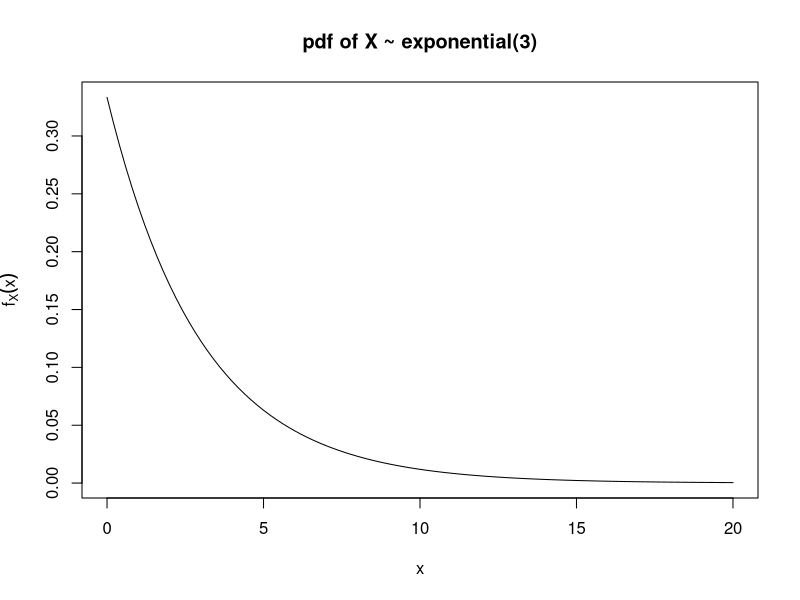
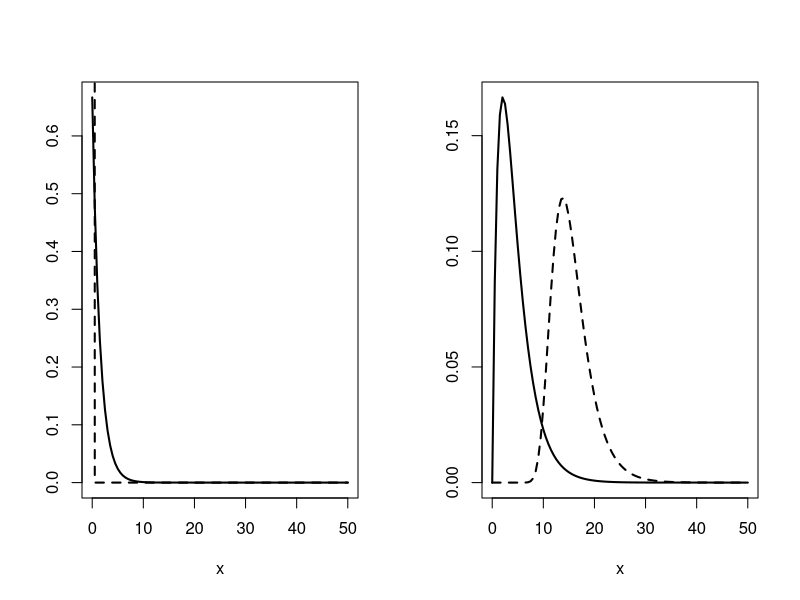
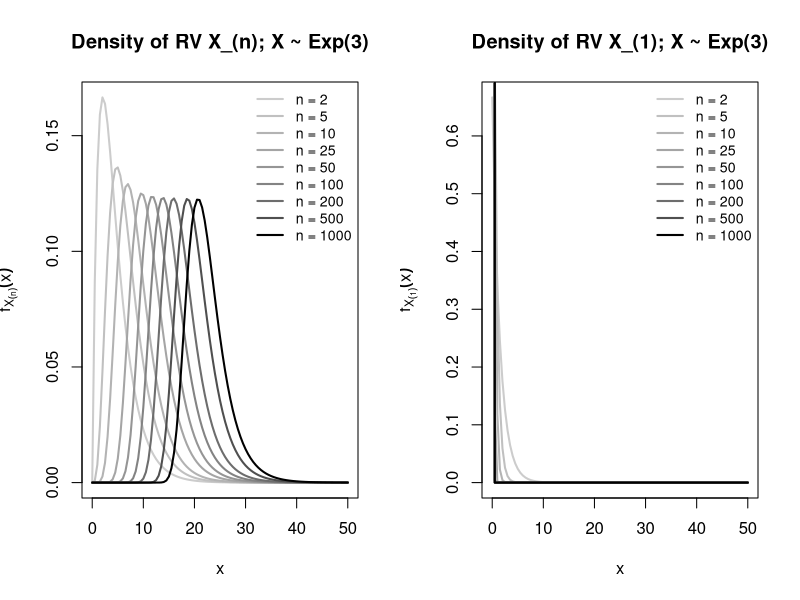

The R source for these figures, in order:
#################################
### STAT 422 HW2 R code      ####
#################################

# plot the parent distribution X ~ Exp(3) from which the RS was taken
# note the R parameterization uses 1/beta for the rate parameter - this is 
# different from the back of your book. Think about what each piece 
# of the curve function does!
curve(dexp(x, rate = 1/3), from = 0, to = 20, 
      ylab = expression(f[X](x)), 
      main = "pdf of X ~ exponential(3)")

# to load the functions below, highlight all of the code and run it 
# in the R console. That is, take you cursor and highlight from line 
# 17 - 27 and run all of that code. 

# function for density of X(n) for a RS of size n from X ~ Exp(3)
max_exp <- function(x, n){
  fxn = (n/3)*(1-exp(-x/3))^{n-1}*exp(-x/3)
  return(fxn)
}

# function for density of X(1) for a RS of size n from X ~ Exp(3)
min_exp <- function(x, n){
  fx1 = (n/3)*exp(-(n*x)/3)
  return(fx1)
}

# now you can use the functions! 
# for example to find the density for X_(1) evaluated at 12 (f_X(1)(12)) when n = 2
# run the follwoing, does this value make sense? try some other values 
# and other sample sizes! 
min_exp(12, n = 2)

# similarly the density for X_(n) evaluated at 12 (f_X(n)(12)) when n = 2
# run the follwoing, does this value make sense? try some other values and other 
# sample sizes! 
max_exp(12, n = 2)

# the sampling distributions for the two order statistics are defined by the 
# densities evaluated at all potential values of X_(1) and X_(n) (0,infinity)
# use the density functions to plot the sampling distributions for both order 
# stats for the two different n. 

# split the plotting window in to two columns
par(mfrow = c(1,2))

# use the curve function and the min_exp function to 
# plot one of the desired pdfs for one of the ns...
# you'll have to fill in what pdf and what n is! 
curve(min_exp(x, n = 2), from = 0, to = 50, 
      ylab = "",
      main = "",
      lwd = 2)

# add the next density (note, add = T in the curve function)
curve(min_exp(x, n = 100), from = 0, to = 50, 
      add = T, lty = 2, lwd = 2)

# add another
curve(max_exp(x, n = 2), from = 0, to = 50,
      ylab = "",
      main = "", lwd = 2)

# add the last density
curve(max_exp(x, n = 100), from = 0, to = 50,
      add = T, lty = 2, lwd = 2)

##############################################
## functions for comparing many different n ##
##############################################

# again, highlight the whole function before you use it!
# for now, don't worry too much about the inside of these 
# functions...

# function for samplind dist of X(n) for a RS of size n from X ~ Exp(3)
plot_max_exp <- function(n_vec){
  # grab the length of the vector with the sample sizes of interest
  num_n <- length(n_vec)
  # create colors for the different distributions
  gray <- gray.colors(n = num_n, start = 0.8, end = 0)
  # initialize a plotting window with distribuiton of X_(n) 
  # for first n of interest
  curve(max_exp(x, n = n_vec[1]), from = 0, to = 50,
        ylab = expression(f[X[(n)]](x)), col = gray[1],
        main = "Density of RV X_(n); X ~ Exp(3)", lwd = 2)
  # add the rest of the densities for different n to the plot
  for(i in 2:num_n){
    curve(max_exp(x, n = n_vec[i]), from = 0, to = 50,
          col = gray[i], add = T, lwd = 2)
  }
  legend("topright", legend = paste0("n = ", n_vec), 
         col = gray, lwd = rep(2, num_n), cex = 0.85, bty = "n")
}

# function for samplind dist of X(1) for a RS of size n from X ~ Exp(3)
plot_min_exp <- function(n_vec){
  # grab the length of the vector with the sample sizes of interest
  num_n <- length(n_vec)
  # create colors for the different distributions
  gray <- gray.colors(n = num_n, start = 0.8, end = 0)
  # initialize a plotting window with distribuiton of X_(n) 
  # for first n of interest
  curve(min_exp(x, n = n_vec[1]), from = 0, to = 50,
        ylab = expression(f[X[(1)]](x)), col = gray[1],
        main = "Density of RV X_(1); X ~ Exp(3)", lwd = 2)
  # add the rest of the densities for different n to the plot
  for(i in 2:num_n){
    curve(min_exp(x, n = n_vec[i]), from = 0, to = 50,
          col = gray[i], add = T, lwd = 2)
  }
  legend("topright", legend = paste0("n = ", n_vec), 
         col = gray, lwd = rep(2, num_n), cex = 0.85, bty = "n")
}

# to use the function you will need to feed it a vector of 
# different sample sizes, so
# create a vector of sample sizes you are interested in 
# investigating 
n_vec <- c(2, 5, 10, 25, 50, 100, 200, 500, 1000)

# now use the function to compare the sampling distribution for 
# X_(n) for many different n! Try your own values!
plot_max_exp(n_vec)

# now use the function to compare the sampling distribution for 
# X_(1) for many different n! Try your own values!
plot_min_exp(n_vec)